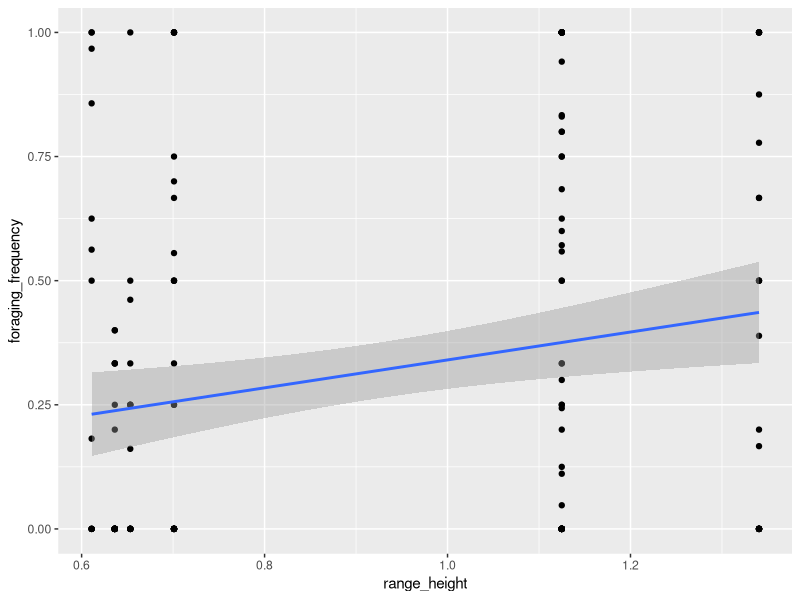

Write R code to recreate this figure.
library(tidyverse)
library(lmerTest)
library(emmeans)


biodiversity_raw <- read.csv("Biodiversity Surveys.csv")
diet_raw <- read.csv("Diet Categories.csv")
foraging_raw <- read.csv("Foraging Surveys.csv")
video_raw <- read.csv("Video Surveys.csv")

#counting how many video surveys
video_raw %>%
  count(Date, Site, Complexity_Level)


# Merge the biodiversity data set and diet categories by "Genus" and "Species" columns
bd_merged_data <- merge(biodiversity_raw, diet_raw, by = c("Genus", "Species"), all.x = TRUE)

# Remove data points with genus = "chaetodontidae" and species = "unknown"
bd_merged_data <- bd_merged_data %>%
  filter(Genus != "chaetodontidae")

# Fixing the complexity levels to go from lowest to highest
bd_merged_data$Complexity_Level <- factor(bd_merged_data$Complexity_Level, levels = c("Low", "Medium", "High"))

# Remove data points with Site equal to 3
bd_merged_data <- bd_merged_data %>%
  filter(Site != 3)

# Remove "Adult" and "Juvenile" columns
bd_merged_data <- bd_merged_data %>%
  select(-Adult, -Juvenile)

# Getting a total fish count by survey
bd_totals <- bd_merged_data %>%
  group_by(Date, Site, Complexity_Level) %>%
  summarise(total_abundance = sum(Fish_Quantity))








########## Foraging Behavior Survey Data ###########
# Merge the foraging data sets and diet categories by the 'Genus' and 'Species' columns
fd_merged_data <- merge(foraging_raw, diet_raw, by = c("Genus", "Species"), all.x = TRUE)

# Remove rows where Site is equal to 3
fd_merged_data <- fd_merged_data %>%
  filter(Site != 3)

# Merge foraging and biodiversity data by Date, Site, and Complexity_Level
fd_merged_data <- merge(fd_merged_data, bd_totals, by = c("Date", "Site", "Complexity_Level"),
                        all = TRUE)

# Remove rows with NA values
fd_merged_data <- fd_merged_data[complete.cases(fd_merged_data), ]








########## Video Survey Data ###########
# Remove specified columns from video_raw
video_raw <- subset(video_raw, select = -c(Notes, X, X.1))

# Changing the complexity levels from numeric to character variables
video_raw$Complexity_Level <- factor(video_raw$Complexity_Level,
                                     levels = c(3, 2, 1),
                                     labels = c("Low", "Medium", "High"))

# Merge the data sets by "Genus" and "Species" columns
vd_merged_data <- merge(video_raw, diet_raw, by = c("Genus", "Species"), all.x = TRUE)

# Combining the video data set by fixed columns
vd_merged_data <- merge(vd_merged_data, bd_totals, by = c("Date", "Site", "Complexity_Level"),
                        all = TRUE)

# Remove rows with NA values
vd_merged_data <- vd_merged_data[complete.cases(vd_merged_data), ]




########### Merging In-situ & Video Data Sets ###########
# Creating new columns to accommodate extra observation between video and foraging data sets
fd_merged_data$Type <- "Observer"
vd_merged_data$Type <- "Video"

# Ensure df1 and df2 have the same column names
common_columns <- intersect(names(fd_merged_data), names(vd_merged_data))

# Add missing columns to df1
missing_columns_df1 <- setdiff(names(vd_merged_data), common_columns)
fd_merged_data[missing_columns_df1] <- NA

# Add missing columns to df2
missing_columns_df2 <- setdiff(names(fd_merged_data), common_columns)
vd_merged_data[missing_columns_df2] <- NA

# Reorder columns to match
fd_merged_data <- fd_merged_data[names(vd_merged_data)]
vd_merged_data <- vd_merged_data[names(fd_merged_data)]  

# Combining data sets
full_data <- rbind(fd_merged_data, vd_merged_data)

# mutation the RTS_Location column to reflect distance of RTS_location from reef in meters
full_data <- full_data %>%
  mutate(RTS_Location = (RTS_Location) * 0.5)

# Removing columns with missing data between foraging and video data sets
clean_data <- full_data %>%
  select(-RTS, -Camera_Position, -Limu_Bait, -TimeIn_Frame, -TimeOut_Frame, -Time_Seconds)

# Fixing the complexity levels to go from lowest to highest
clean_data$Complexity_Level <- factor(clean_data$Complexity_Level, levels = c("Low", "Medium", "High"))


add_trailing_s <- function(x) {
  ifelse(grepl("s$", x), x, paste0(x, "s"))
}

clean_data$Diet_Category <- add_trailing_s(clean_data$Diet_Category)




########### Species Richness & Abundance ###########

# Calculate species richness and abundance
richness_abundance_sum <- clean_data %>%
  group_by(Complexity_Level, Site, Date) %>%
  summarise(richness = n_distinct(paste(Genus, Species)),
            abundance = sum(Fish_Quantity),
            shannon_index = -sum(Fish_Quantity/sum(Fish_Quantity) * log(Fish_Quantity/sum(Fish_Quantity))))


# Merge the richness and abundance data with si_clean_data
clean_data <- clean_data %>%
  left_join(richness_abundance_sum, by = c("Complexity_Level", "Site", "Date")) 

# Remove rows with NA values
clean_data <- na.omit(clean_data)


####### Sub-setting abundance for only HMD (herbivore diet category)
HMD_abundance <- clean_data[clean_data$Diet_Category == "Herbivores, microvores, and detritivores",] %>%
  group_by(Complexity_Level, Site, Date) %>%
  summarise(HMD_richness = n_distinct(paste(Genus, Species)),
            HMD_abundance = sum(Fish_Quantity))

# Looking at the effect of complexity level on abundance, richness, shannon index, HMD abundance
richness_abundance_sum
HMD_abundance
richness_abundance_sum <- left_join(richness_abundance_sum, HMD_abundance, by = c("Complexity_Level", "Site", "Date"))

# Replace all NA values with 0, since those were dates when there were no HMD observed
richness_abundance_sum[is.na(richness_abundance_sum)] <- 0






################################# trial complexity data, NEEDS TO BE UPDATED ###############################################################

#### redo this part with final complexity data, summarize to get mean and range of each

### see complexity_metrics.R 

#but using this just to set up code
complexity_sum <- read.csv("Complexity_Sum.csv")

complexity_sum <- complexity_sum %>%
  group_by(Site, Complexity_Level) %>%
  summarise(mean_height = mean(mean_height),
            mean_rugosity = mean(mean_rugosity),
            mean_fractal = mean(mean_fractal_dimension),
            range_height = mean(range_height),
            range_rugosity = mean(range_rugosity), 
            range_fractal = mean(range_fractal_dimension))

##



## merging two datasets

merged_df <- richness_abundance_sum %>%
  left_join(
    complexity_sum,
    by = c("Site", "Complexity_Level")
  )

#plots 
p1<-ggplot(merged_df, aes(x = range_height, y = richness)) +
  geom_point() +
  labs(
    title = "A.",
    x = "Height range",
    y = "Species Richness"
  ) +
  theme_minimal(base_size = 16) +
  theme(
    plot.title = element_text(size = 20),
    axis.title = element_text(size = 18),
    axis.text = element_text(size = 14),
    legend.position = "none"
  )

p2<-ggplot(merged_df, aes(x = mean_height, y = richness)) +
  geom_point() +
  labs(
    title = "B.",
    x = "Height mean",
    y = "Species Richness"
  ) +
  theme_minimal(base_size = 16) +
  theme(
    plot.title = element_text(size = 20),
    axis.title = element_text(size = 18),
    axis.text = element_text(size = 14),
    legend.position = "none"
  )


p3<-ggplot(merged_df, aes(x = range_rugosity, y = richness)) +
  geom_point() +
  labs(
    title = "C.",
    x = "Rugosity range",
    y = "Species Richness"
  ) +
  theme_minimal(base_size = 16) +
  theme(
    plot.title = element_text(size = 20),
    axis.title = element_text(size = 18),
    axis.text = element_text(size = 14),
    legend.position = "none"
  )

p4<-ggplot(merged_df, aes(x = mean_rugosity, y = richness)) +
  geom_point() +
  labs(
    title = "D.",
    x = "Rugosity mean",
    y = "Species Richness"
  ) +
  theme_minimal(base_size = 16) +
  theme(
    plot.title = element_text(size = 20),
    axis.title = element_text(size = 18),
    axis.text = element_text(size = 14),
    legend.position = "none"
  )

p5<-ggplot(merged_df, aes(x = range_fractal, y = richness)) +
  geom_point() +
  labs(
    title = "E.",
    x = "Fractal dimension range",
    y = "Species Richness"
  ) +
  theme_minimal(base_size = 16) +
  theme(
    plot.title = element_text(size = 20),
    axis.title = element_text(size = 18),
    axis.text = element_text(size = 14),
    legend.position = "none"
  )

p6<-ggplot(merged_df, aes(x = mean_fractal, y = richness)) +
  geom_point() +
  labs(
    title = "F.",
    x = "Fractcal dimension mean",
    y = "Species Richness"
  ) +
  theme_minimal(base_size = 16) +
  theme(
    plot.title = element_text(size = 20),
    axis.title = element_text(size = 18),
    axis.text = element_text(size = 14),
    legend.position = "none"
  )





# Effect of complexity on richness
richness_model <- aov(richness ~ range_height, data = merged_df)
summary(richness_model)

#LME for including mixed effects
richness_model <- lmer(richness ~ range_height + 
                         (1 | Site) + 
                         (1 | Date),
                       data = merged_df)

anova(richness_model)


############################################## need to repeat plots and continuous model for abundance, hmd abundance, shannon #################











## now to merge with foraging data

behavior_frequencies <- clean_data %>%
  group_by(RTS_Location, Complexity_Level, Diet_Category, Site, Date) %>%
  summarise(foraging_frequency = sum(Behavior == "foraging") / n(),
            swimming_frequency = sum(Behavior == "swim") / n(),
            .groups = 'drop')


## merging two datasets

behavior_merged <- behavior_frequencies %>%
  left_join(
    complexity_sum,
    by = c("Site", "Complexity_Level")
  )

#Foraging freq
foraging_freq_model <- lmer(foraging_frequency ~ range_height + RTS_Location + Diet_Category +
                              (1 | Site) + 
                              (1 | Date),
                            data = behavior_merged)
anova(foraging_freq_model)

#tukey for categories if we want to do that
emmeans(foraging_freq_model, pairwise ~ Diet_Category, adjust = "tukey")


ggplot(behavior_merged, aes(x=range_height, y=foraging_frequency)) + geom_point() +
  geom_smooth(method = "lm")




###### Foraging distance ######
foraging_merged <- clean_data %>%
  left_join(
    complexity_sum,
    by = c("Site", "Complexity_Level")
  )

foraging_dist_model <- lmer(RTS_Location ~ range_height + Diet_Category +
                              (1 | Site) + 
                              (1 | Date),
                            data = foraging_merged)
anova(foraging_dist_model)
